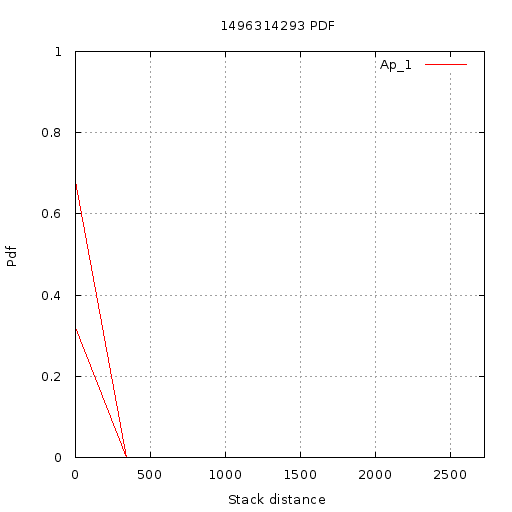

Write the gnuplot code that produced this figure.
set terminal  png size 512,512 font 'Verdana, 10'
set title "1496314293 PDF"
set output '//home//cat//Documents//CACHE//Results//PlotData//Shared//1496314293//PDF//3//pdf.png'
set ylabel "Pdf"
set yrange [0:1]
set xlabel "Stack distance"
set xrange [1.000000:2725.000000]
set grid xtics ytics
plot '//home//cat//Documents//CACHE//Results//PlotData//Shared//1496314293//PDF//3//App_1.txt' using 1:2 with lines title 'Ap_1'
set terminal  png size 512,512 font 'Verdana, 10'
set title "1496314293 PDF"
set output '//home//cat//Documents//CACHE//Results//PlotData//Shared//1496314293//PDF//3//pdf.png'
set ylabel "Pdf"
set yrange [0:1]
set xlabel "Stack distance"
set xrange [1.000000:2725.000000]
set grid xtics ytics
plot '//home//cat//Documents//CACHE//Results//PlotData//Shared//1496314293//PDF//3//App_1.txt' using 1:2 with lines title 'Ap_1'
set terminal  png size 512,512 font 'Verdana, 10'
set title "1496314293 PDF"
set output '//home//cat//Documents//CACHE//Results//PlotData//Shared//1496314293//PDF//3//pdf.png'
set ylabel "Pdf"
set yrange [0:1]
set xlabel "Stack distance"
set xrange [1.000000:2725.000000]
set grid xtics ytics
plot '//home//cat//Documents//CACHE//Results//PlotData//Shared//1496314293//PDF//3//App_1.txt' using 1:2 with lines title 'Ap_1'
set terminal  png size 512,512 font 'Verdana, 10'
set title "1496314293 PDF"
set output '//home//cat//Documents//CACHE//Results//PlotData//Shared//1496314293//PDF//3//pdf.png'
set ylabel "Pdf"
set yrange [0:1]
set xlabel "Stack distance"
set xrange [1.000000:2725.000000]
set grid xtics ytics
plot '//home//cat//Documents//CACHE//Results//PlotData//Shared//1496314293//PDF//3//App_1.txt' using 1:2 with lines title 'Ap_1'
